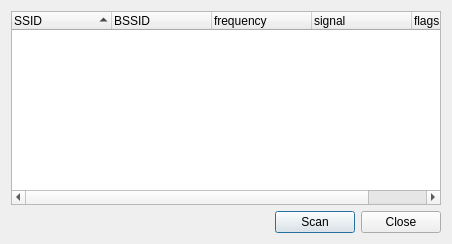
<?xml version="1.0" encoding="UTF-8"?>
<ui version="4.0">
 <class>ScanResults</class>
 <widget class="QDialog" name="ScanResults">
  <property name="geometry">
   <rect>
    <x>0</x>
    <y>0</y>
    <width>452</width>
    <height>244</height>
   </rect>
  </property>
  <property name="windowTitle">
   <string>Scan results</string>
  </property>
  <layout class="QVBoxLayout">
   <item>
    <widget class="QTreeWidget" name="scanResultsWidget">
     <property name="palette">
      <palette>
       <active>
        <colorrole role="WindowText">
         <brush brushstyle="SolidPattern">
          <color alpha="255">
           <red>1</red>
           <green>1</green>
           <blue>1</blue>
          </color>
         </brush>
        </colorrole>
        <colorrole role="Text">
         <brush brushstyle="SolidPattern">
          <color alpha="255">
           <red>25</red>
           <green>25</green>
           <blue>25</blue>
          </color>
         </brush>
        </colorrole>
        <colorrole role="ButtonText">
         <brush brushstyle="SolidPattern">
          <color alpha="255">
           <red>1</red>
           <green>1</green>
           <blue>1</blue>
          </color>
         </brush>
        </colorrole>
       </active>
       <inactive>
        <colorrole role="WindowText">
         <brush brushstyle="SolidPattern">
          <color alpha="255">
           <red>1</red>
           <green>1</green>
           <blue>1</blue>
          </color>
         </brush>
        </colorrole>
        <colorrole role="Text">
         <brush brushstyle="SolidPattern">
          <color alpha="255">
           <red>25</red>
           <green>25</green>
           <blue>25</blue>
          </color>
         </brush>
        </colorrole>
        <colorrole role="ButtonText">
         <brush brushstyle="SolidPattern">
          <color alpha="255">
           <red>1</red>
           <green>1</green>
           <blue>1</blue>
          </color>
         </brush>
        </colorrole>
       </inactive>
       <disabled>
        <colorrole role="WindowText">
         <brush brushstyle="SolidPattern">
          <color alpha="255">
           <red>118</red>
           <green>118</green>
           <blue>117</blue>
          </color>
         </brush>
        </colorrole>
        <colorrole role="Text">
         <brush brushstyle="SolidPattern">
          <color alpha="255">
           <red>118</red>
           <green>118</green>
           <blue>117</blue>
          </color>
         </brush>
        </colorrole>
        <colorrole role="ButtonText">
         <brush brushstyle="SolidPattern">
          <color alpha="255">
           <red>118</red>
           <green>118</green>
           <blue>117</blue>
          </color>
         </brush>
        </colorrole>
       </disabled>
      </palette>
     </property>
     <property name="editTriggers">
      <set>QAbstractItemView::NoEditTriggers</set>
     </property>
     <property name="uniformRowHeights">
      <bool>true</bool>
     </property>
     <property name="sortingEnabled">
      <bool>true</bool>
     </property>
     <property name="columnCount">
      <number>5</number>
     </property>
     <column>
      <property name="text">
       <string>SSID</string>
      </property>
     </column>
     <column>
      <property name="text">
       <string>BSSID</string>
      </property>
     </column>
     <column>
      <property name="text">
       <string>frequency</string>
      </property>
     </column>
     <column>
      <property name="text">
       <string>signal</string>
      </property>
     </column>
     <column>
      <property name="text">
       <string>flags</string>
      </property>
     </column>
    </widget>
   </item>
   <item>
    <layout class="QHBoxLayout">
     <item>
      <spacer>
       <property name="orientation">
        <enum>Qt::Horizontal</enum>
       </property>
       <property name="sizeHint" stdset="0">
        <size>
         <width>40</width>
         <height>20</height>
        </size>
       </property>
      </spacer>
     </item>
     <item>
      <widget class="QPushButton" name="scanButton">
       <property name="text">
        <string>Scan</string>
       </property>
      </widget>
     </item>
     <item>
      <widget class="QPushButton" name="closeButton">
       <property name="text">
        <string>Close</string>
       </property>
      </widget>
     </item>
    </layout>
   </item>
  </layout>
 </widget>
 <layoutdefault spacing="6" margin="11"/>
 <resources/>
 <connections/>
</ui>
